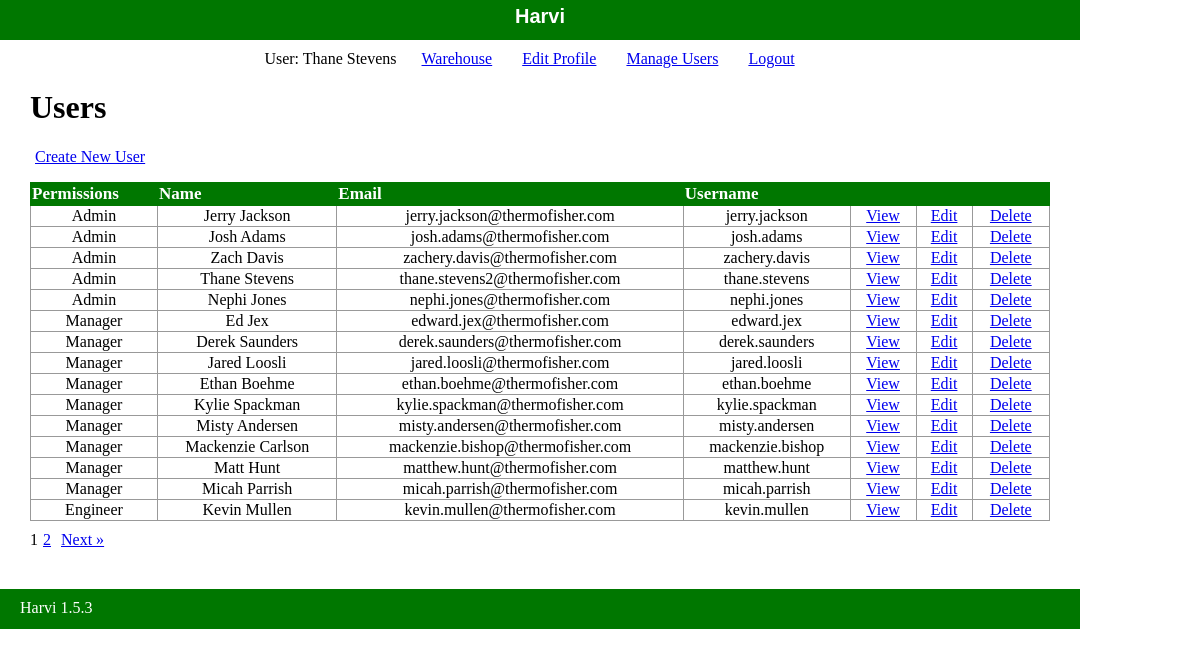
Page /staff/admins/index.php (signed in) on the committed database.
### tables this page shows
CREATE TABLE `people` (
  `admin_id` int(11) unsigned NOT NULL AUTO_INCREMENT,
  `type` int(11) unsigned NOT NULL,
  `first_name` varchar(25) NOT NULL,
  `last_name` varchar(25) NOT NULL,
  `username` varchar(25) NOT NULL,
  `hashed_password` varchar(255) NOT NULL,
  `email` varchar(50) DEFAULT NULL,
  PRIMARY KEY (`admin_id`),
  KEY `type` (`type`),
  CONSTRAINT `people_ibfk_1` FOREIGN KEY (`type`) REFERENCES `view_type` (`type_id`)
);

CREATE TABLE `view_type` (
  `type_id` int(11) unsigned NOT NULL AUTO_INCREMENT,
  `viewer_type` varchar(20) NOT NULL,
  PRIMARY KEY (`type_id`)
);

### private/auth_functions.php (called while the page is built, shortened)
<?php
  function get_viewer_type() {
    return (int)$_SESSION['type'];
  }
  function is_admin() {
    $type = get_viewer_type();
    if($type != 1){
      return false;
    }else{
      return true;
    }
  }
?>

### private/query_functions.php (called while the page is built, shortened)
<?php
  function list_all_admins($limit){
    global $db;
    $page = $_GET['page'] ?? 1;
    $offset = $limit * ($page - 1);
    $sql = "SELECT * FROM people ";
    $sql .= "JOIN ";
    $sql .= "view_type on people.type = view_type.type_id ";
    $sql .= "where admin_id > 1 ";
    $sql .= "ORDER BY type_id asc ";
    $sql .= "limit " . $limit . " offset " . $offset ;
    $result = mysqli_query($db, $sql);
    return $result;
  }
?>

### public/staff/admins/index.php (the view, shortened to what this page needs)
<?php
  $limit = 15;
  $admin_set = list_all_admins($limit);
?>
<?php include(SHARED_PATH . '/staff_header.php'); ?>
<div id="content">
  <div class="admin listing">
    <h1>Users</h1>
    <?php if(is_admin()){ ?>
      <div class="actions">
        <a class="action" href="<?php echo url_for('/staff/admins/new.php'); ?>">Create New User</a>
      </div>
    <?php } ?>
  	<div class="table">
  	  <table class="admins-table list">
    	  <tr>
          <th>Permissions</th>
          <th>Name</th>
    	    <th>Email</th>
    	    <th>Username</th>
    	    <th>&nbsp;</th>
          <?php if(is_admin()) { ?>
            <th>&nbsp;</th>
            <th>&nbsp;</th>
          <?php } ?>
    	  </tr>
        <?php while($admin = mysqli_fetch_assoc($admin_set)) { ?>
          <tr>
            <td><?php echo h(ucfirst($admin['viewer_type'])); ?></td>
            <td><?php echo h($admin['first_name']) . " " . h($admin['last_name']); ?></td>
      	    <td><?php echo $admin['email']; ?></td>
            <td><?php echo h($admin['username']); ?></td>
            <td><a class="action" href="<?php echo url_for('/staff/admins/show.php?id=' . h(u($admin['admin_id']))); ?>">View</a></td>
            <?php if(is_admin()) { ?>
              <td><a class="action" href="<?php echo url_for('/staff/admins/edit.php?id=' . h(u($admin['admin_id']))); ?>">Edit</a></td>
              <td><a class="action" href="<?php echo url_for('/staff/admins/delete.php?id=' . h(u($admin['admin_id']))); ?>">Delete</a></td>
            <?php } ?>
      	  </tr>
        <?php } ?>
    	</table>
  	</div>
  </div>
</div>
<?php include(SHARED_PATH . '/staff_footer.php'); ?>

### public/stylesheets/staff.css (style rules this page uses)
html { height: 100%; width: 100%; }
body { height: auto; width: 100%; margin: 0; padding: 0; }
a { margin: 5px; }
#content { width: 1020px; min-height: 500px; padding: 0 30px; }
.actions { margin-bottom: 1em; }
table { border-collapse: collapse; vertical-align: top; margin-bottom: 10px; }
.table { margin-bottom: 50px; }
table.list { width: 100%; }
table.list tr td { border: 1px solid #999999; text-align: center; }
table.list tr th { border: 1px solid #a00; background: #a00; color: white; text-align: left; font-size: 17px; }
table.admins-table tr th { border: 1px solid #070; background: #070; color: white; text-align: left; }

### rows in the picture
people: type.viewer_type "Admin", first_name "Jerry", last_name "Jackson", email "jerry.jackson@thermofisher.com", username "jerry.jackson"
people: type.viewer_type "Admin", first_name "Josh", last_name "Adams", email "josh.adams@thermofisher.com", username "josh.adams"
people: type.viewer_type "Admin", first_name "Zach", last_name "Davis", email "zachery.davis@thermofisher.com", username "zachery.davis"
people: type.viewer_type "Admin", first_name "Thane", last_name "Stevens", email "thane.stevens2@thermofisher.com", username "thane.stevens"
people: type.viewer_type "Admin", first_name "Nephi", last_name "Jones", email "nephi.jones@thermofisher.com", username "nephi.jones"
people: type.viewer_type "Manager", first_name "Ed", last_name "Jex", email "edward.jex@thermofisher.com", username "edward.jex"
people: type.viewer_type "Manager", first_name "Derek", last_name "Saunders", email "derek.saunders@thermofisher.com", username "derek.saunders"
people: type.viewer_type "Manager", first_name "Jared", last_name "Loosli", email "jared.loosli@thermofisher.com", username "jared.loosli"
people: type.viewer_type "Manager", first_name "Ethan", last_name "Boehme", email "ethan.boehme@thermofisher.com", username "ethan.boehme"
people: type.viewer_type "Manager", first_name "Kylie", last_name "Spackman", email "kylie.spackman@thermofisher.com", username "kylie.spackman"
people: type.viewer_type "Manager", first_name "Misty", last_name "Andersen", email "misty.andersen@thermofisher.com", username "misty.andersen"
people: type.viewer_type "Manager", first_name "Mackenzie", last_name "Carlson", email "mackenzie.bishop@thermofisher.com", username "mackenzie.bishop"
people: type.viewer_type "Manager", first_name "Matt", last_name "Hunt", email "matthew.hunt@thermofisher.com", username "matthew.hunt"
people: type.viewer_type "Manager", first_name "Micah", last_name "Parrish", email "micah.parrish@thermofisher.com", username "micah.parrish"
people: type.viewer_type "Engineer", first_name "Kevin", last_name "Mullen", email "kevin.mullen@thermofisher.com", username "kevin.mullen"

### other values in the picture
$_SESSION['name'] "Thane Stevens"
VERSION_NUMBER "1.5.3"
